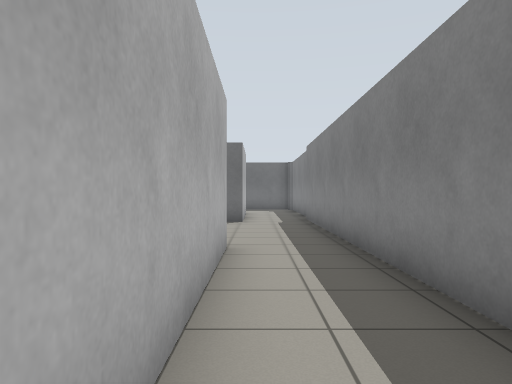
view 1 (above)

15 first-person views from a walk through a robot-simulator world made for Gazebo. The camera is 0.94 m above the floor, looks level and sees 70° across. The floor is counted in squares, 1 m on a side. Each view is taken from the middle of a square. On the plan, view 1 faces up. The plan holds only what a view shows up to about 13 squares ahead; the rest is blank.

view 2
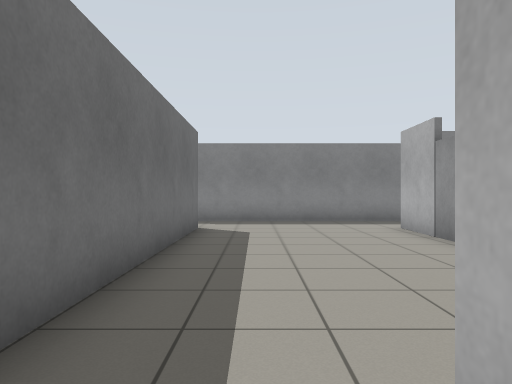

view 3
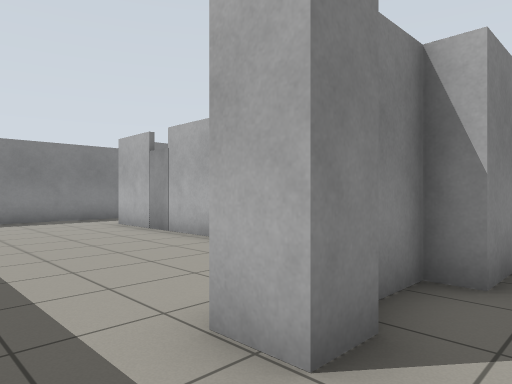

view 4
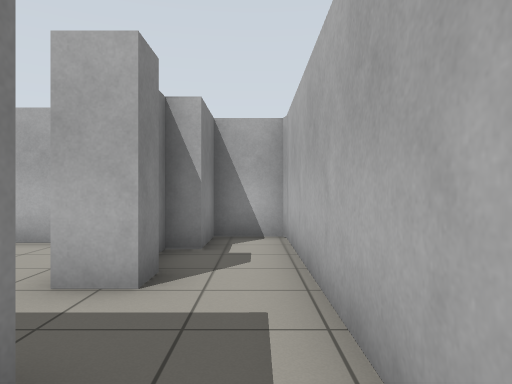

view 5
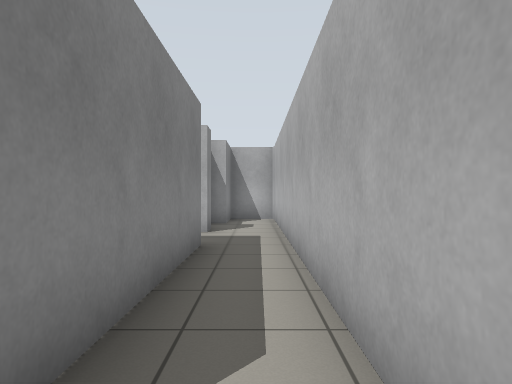

view 6
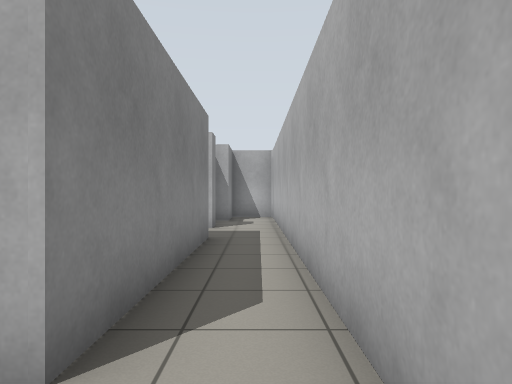

view 7
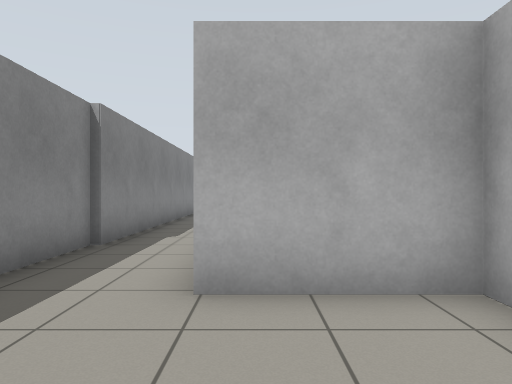

view 8
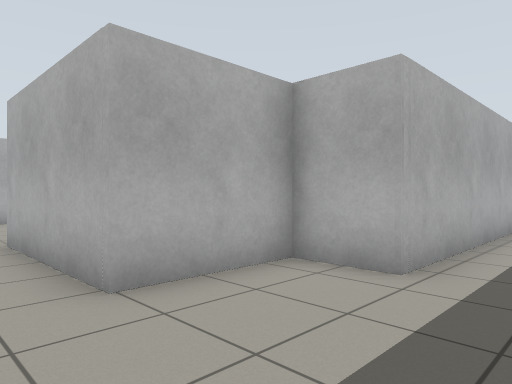

view 9
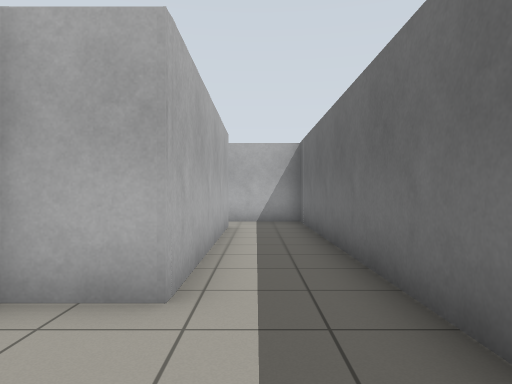

view 10
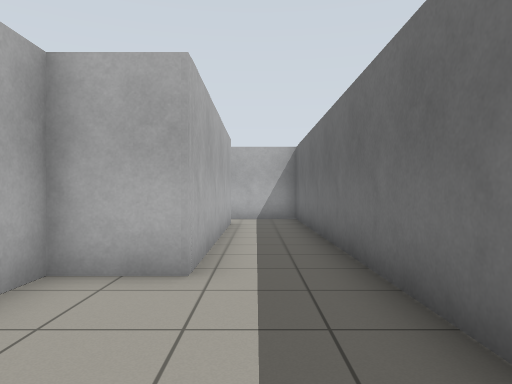

view 11
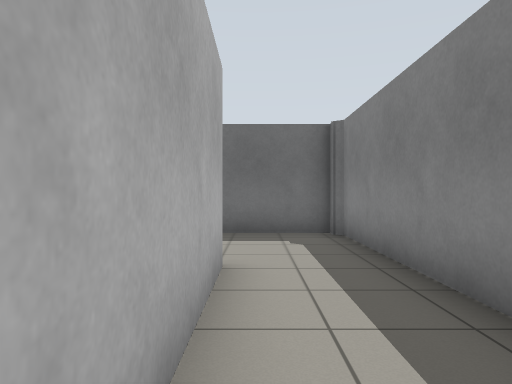

view 12
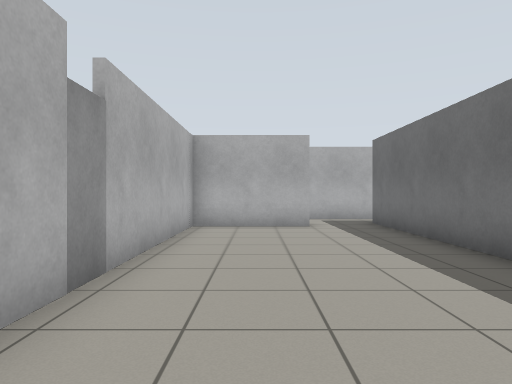

view 13
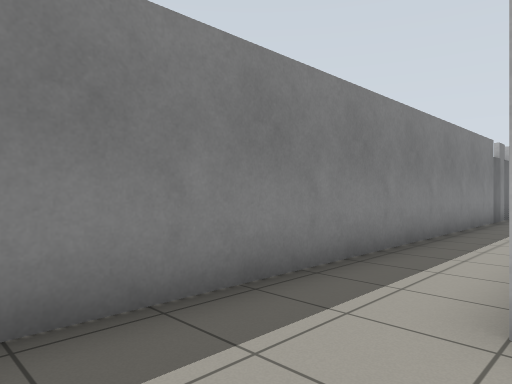

view 14
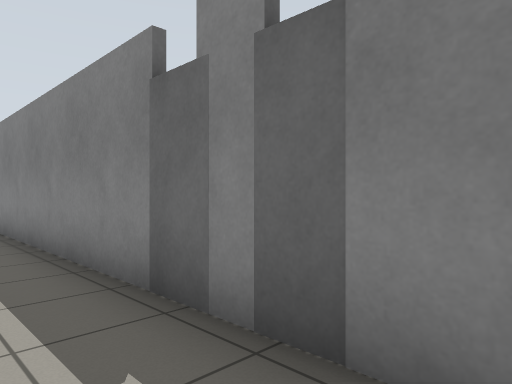

view 15
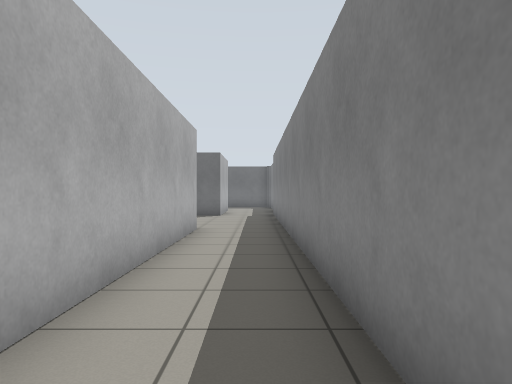

### Floor plan
Ten units are one square. View 1 is at (0, 0); x grows to the right and y downward. Boxes are objects, and circles mark ways between rooms. Rooms are numbered by the first view taken in them; rooms with no view inside come last. Other rooms are left out.
<svg viewBox="-121 -199 151 269">
<path fill="none" stroke="#000" d="M17 36 17 -126M17 54 17 48M-24 -63 -5 -62 -5 9M-90 -95 -90 -64 -34 -63M19 -126 19 -155M-5 -157 -5 -115 -85 -115M-85 -115 -100 -115 -100 -173M-99 -86 -99 -95 -90 -95M-116 -53 -101 -53 -101 -70 -95 -70 -95 -80M-116 -174 -116 -56M18 -194 -116 -194 -116 -174M-100 -173 -31 -173 -31 -157 -5 -157M19 -155 19 -189 16 -192"/>
<rect x="15" y="55" width="10" height="10" fill="#bbb"><title>door leaf</title></rect>
<rect x="15" y="35" width="10" height="10" fill="#bbb"><title>door leaf</title></rect>
<circle cx="-90" cy="-105" r="3" fill="#2a7"/>
<circle cx="5" cy="-150" r="3" fill="#2a7"/>
<circle cx="-110" cy="-170" r="3" fill="#2a7"/>
<text x="0" y="40">1</text>
<text x="-110" y="-110">2</text>
<text x="-40" y="-180">3</text>
</svg>
Room 1 opens to room 2. Room 1 opens to room 3. Room 2 opens to room 3.

Where each view was taken, in squares from view 1:
view 1: 0 up, 0 right, facing up
view 2: 10 up, 10 left, facing right
view 3: 11 up, 11 left, facing down-right
view 4: 13 up, 11 left, facing down
view 5: 18 up, 11 left, facing down
view 6: 19 up, 11 left, facing down
view 7: 19 up, 1 left, facing down
view 8: 19 up, 1 right, facing down-left
view 9: 18 up, 0 right, facing left
view 10: 18 up, 1 right, facing left
view 11: 11 up, 0 right, facing up
view 12: 8 up, 1 right, facing left
view 13: 9 up, 1 left, facing down-right
view 14: 7 down, 0 right, facing up-right
view 15: 3 down, 1 right, facing up
